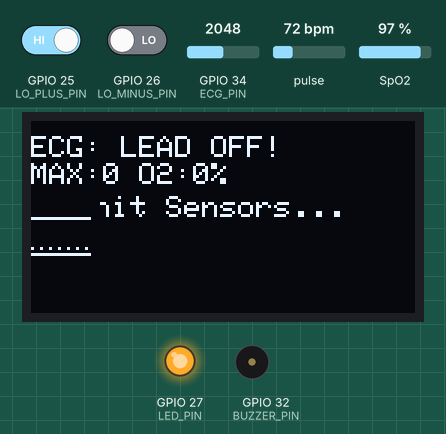
This program was run on a simulated ESP32. Parts: 128×64 one-colour display, output pins drawn as LEDs (lit = HIGH), buzzer (waves = sounding, pin HIGH). The test bench sets the inputs (shaded band); at power-on: pulse 72 bpm, GPIO 25 (LO_PLUS_PIN) HIGH, GPIO 26 (LO_MINUS_PIN) LOW, GPIO 34 (ECG_PIN) = 2048, SpO2 97 %. WiFi joins after 1.5 s; servers stay silent unless stated; the local clock reads 2024-03-15 10:24:30 at power-on unless the program sets it; storage starts empty; what the program prints to the serial monitor is not drawn.

Above: at 2.7 s.
2.8 s: pulse set to 42 bpm
At 2.91 s:
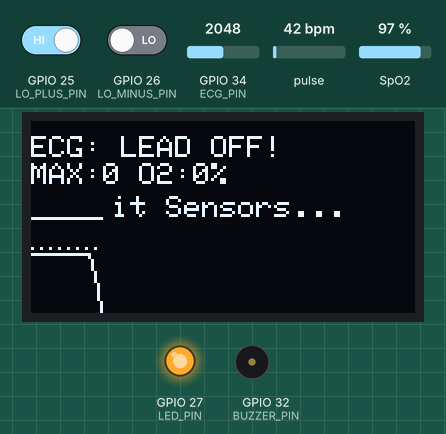
4.6 s: GPIO 25 (LO_PLUS_PIN) driven LOW
At 4.8 s:
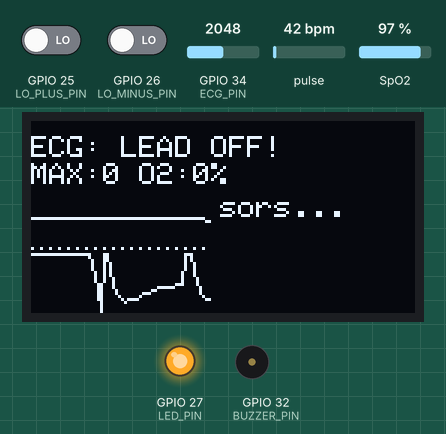
6.2 s: GPIO 25 (LO_PLUS_PIN) driven HIGH
At 8.46 s:
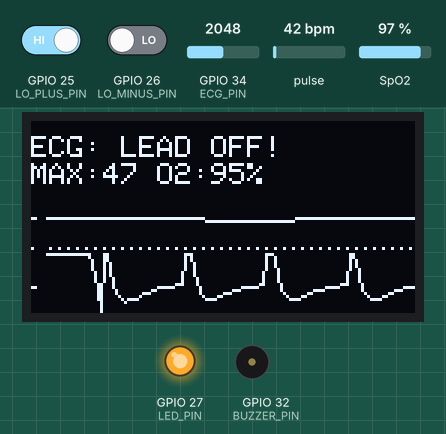
9.2 s: pulse set to 70 bpm
At 9.31 s:
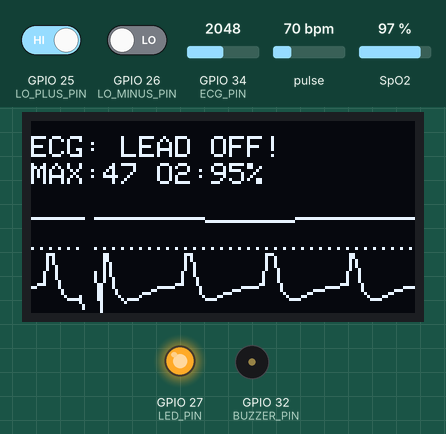
10.7 s: pulse set to 100 bpm
At 10.78 s:
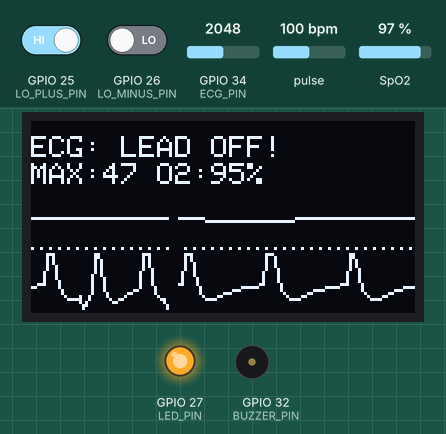
12.2 s: GPIO 25 (LO_PLUS_PIN) driven LOW
At 15.17 s:
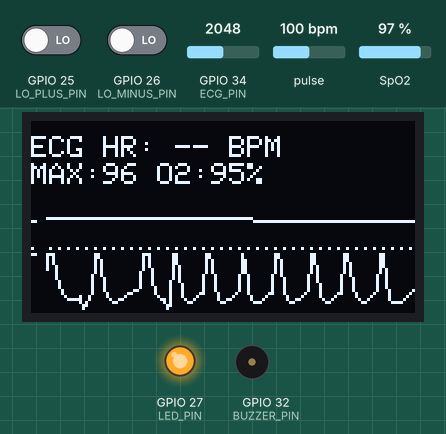

The program:

main.cpp
```cpp
#include <Arduino.h>
#include <esp_task_wdt.h>
#include <Wire.h>

#include "sd_logger.h"
#include "display_oled.h"
#include "web_manager.h"
#include "sensor_ecg.h"
#include "sensor_max30102.h"

// ==========================================
// BIẾN TRUNG TÂM (Dùng chung cho các module)
// ==========================================
bool isLeadsOff = false;
int fingerState = 0;
String statusMsg = "READY";

float ecgFiltered = 2048;
int ecgBeatAvg = 0;
int yPos_ECG = 0;

int ppgFiltered = 0;
int yPos_PPG_current = 53;
int maxBeatAvg = 0;
int currentSpO2 = 0;

// CÁC BIẾN MỚI CHO TÍNH TOÁN PAT
unsigned long lastEcgTime = 0;
unsigned long lastPpgTime = 0;
bool newPpgBeat = false;
int currentPAT = 0;

// Cấu hình vòng lặp
unsigned long lastSampleTime = 0;
const int SAMPLE_INTERVAL = 4;
unsigned long lastLogTime = 0;
const int LOG_INTERVAL = 1000;

// Cấu hình Mạng
const char* ssid = "Trâm Anh";
const char* password = "12345678";

void setup() {
    Serial.begin(115200);
    Serial.println("\n--- ESP32 KHOI DONG ---");

    Wire.begin();
    Wire.setClock(400000);

    initOLED();
    initSDCard(4);
    initECG();
    initMAX30102();
    initWiFiAndWeb(ssid, password);

    esp_task_wdt_init(5, true);
    esp_task_wdt_add(NULL);
}

void loop() {
    esp_task_wdt_reset();

    unsigned long currentMillis = millis();

    // ----------------------------------------------------
    // 1. CHU KỲ 4ms: ĐỌC CẢM BIẾN VÀ CẬP NHẬT MÀN HÌNH
    // ----------------------------------------------------
    if (currentMillis - lastSampleTime >= SAMPLE_INTERVAL) {
        lastSampleTime = currentMillis;

        // Cập nhật hàm gọi với đầy đủ các tham số timestamp
        processECG(isLeadsOff, yPos_ECG, ecgFiltered, ecgBeatAvg, lastEcgTime);
        processMAX30102(fingerState, ppgFiltered, yPos_PPG_current, maxBeatAvg, currentSpO2, statusMsg, isLeadsOff, newPpgBeat, lastPpgTime);

        // TÍNH TOÁN PAT: Tính độ trễ giữa đỉnh ECG và đỉnh PPG
        if (newPpgBeat) {
            if (lastPpgTime > lastEcgTime) {
                int calcPAT = lastPpgTime - lastEcgTime;
                // Lọc nhiễu: Giữ lại các giá trị PAT hợp lý trong khoảng sinh lý học (50ms - 400ms)
                if (calcPAT > 50 && calcPAT < 400) {
                    currentPAT = calcPAT;
                }
            }
        }

        drawWaveforms(yPos_ECG, yPos_PPG_current, isLeadsOff, ecgBeatAvg, maxBeatAvg, currentSpO2, fingerState);

        static int wsCounter = 0;
        wsCounter++;
        if (wsCounter >= 10) {
            wsCounter = 0;
            // Cập nhật tham số currentPAT để đẩy lên Web
            sendDataToWeb(ecgFiltered, ppgFiltered, ecgBeatAvg, maxBeatAvg, currentSpO2, currentPAT, statusMsg);
        }
    }

    // ----------------------------------------------------
    // 2. CHU KỲ 1 GIÂY: LƯU THẺ NHỚ
    // ----------------------------------------------------
    if (currentMillis - lastLogTime >= LOG_INTERVAL) {
        lastLogTime = currentMillis;
        if (isRecording && (fingerState == 1 || ecgBeatAvg > 0)) {
            // Cập nhật tham số currentPAT để ghi vào thẻ SD
            logDataToSD(currentMillis, ecgBeatAvg, maxBeatAvg, currentSpO2, currentPAT);
        }
    }

    cleanupWebClients();
}
```

display_oled.h
```cpp
#ifndef DISPLAY_OLED_H
#define DISPLAY_OLED_H

#include <Arduino.h>
#include <SPI.h>
#include <Adafruit_GFX.h>
#include <Adafruit_SSD1306.h>

// Định nghĩa ranh giới đồ thị để main.cpp cũng dùng được
const int GRAPH_ECG_TOP = 23;
const int GRAPH_ECG_BOTTOM = 42;
const int GRAPH_PPG_TOP = 44;
const int GRAPH_PPG_BOTTOM = 63;

// Các hàm sẽ được main.cpp gọi
void initOLED();
void drawWaveforms(int yPos_ECG, int yPos_PPG_current, bool isLeadsOff, int ecgBeatAvg, int maxBeatAvg, int currentSpO2, int fingerState);

#endif
```

sd_logger.h
```cpp
#ifndef SD_LOGGER_H
#define SD_LOGGER_H

#include <Arduino.h>
#include <FS.h>
#include <SD.h>
#include <time.h>

void initSDCard(int csPin);
void markNewSession();
void logDataToSD(unsigned long currentMillis, int ecgBeatAvg, int maxBeatAvg, int currentSpO2, int currentPAT);
bool resetSDCard();

#endif
```

sensor_ecg.h
```cpp
#ifndef SENSOR_ECG_H
#define SENSOR_ECG_H

#include <Arduino.h>

void initECG();
void processECG(bool &isLeadsOff, int &yPos_ECG, float &ecgFiltered, int &ecgBeatAvg, unsigned long &lastEcgTime);

#endif
```

sensor_max30102.h
```cpp
#ifndef SENSOR_MAX30102_H
#define SENSOR_MAX30102_H

#include <Arduino.h>
#include <Wire.h>
#include "MAX30105.h"
#include "heartRate.h"
#include "spo2_algorithm.h"

void initMAX30102();
void processMAX30102(int &fingerState, int &ppgFiltered, int &yPos_PPG_current, int &maxBeatAvg, int &currentSpO2, String &statusMsg, bool isLeadsOff, bool &newPpgBeat, unsigned long &lastPpgTime);

#endif
```

web_manager.h
```cpp
#ifndef WEB_MANAGER_H
#define WEB_MANAGER_H

#include <Arduino.h>
#include <WiFi.h>
#include <AsyncTCP.h>
#include <ESPAsyncWebServer.h>
#include <ESPmDNS.h>
#include <time.h>

extern bool isRecording;

void initWiFiAndWeb(const char* ssid, const char* password);
void sendDataToWeb(float ecgFiltered, int ppgFiltered, int ecgBeatAvg, int maxBeatAvg, int currentSpO2, int currentPAT, String statusMsg);
void cleanupWebClients();

#endif
```

display_oled.cpp
```cpp
#include "display_oled.h"

#define SCREEN_WIDTH 128
#define SCREEN_HEIGHT 64
#define OLED_MOSI   23
#define OLED_CLK    18
#define OLED_DC     16
#define OLED_CS     5
#define OLED_RESET  17

Adafruit_SSD1306 display(SCREEN_WIDTH, SCREEN_HEIGHT, &SPI, OLED_DC, OLED_RESET, OLED_CS);

// BIẾN ĐỒ THỊ OLED CHỈ DÙNG NỘI BỘ TRONG FILE NÀY
int xPos = 0;
int lastY_ECG = 32;
int lastY_PPG = 53;

// 1. Khởi tạo màn hình
void initOLED() {
    Serial.println("1. Dang khoi tao OLED SPI...");
    if(!display.begin(SSD1306_SWITCHCAPVCC)) {
        Serial.println("-> LOI: Khong khoi tao duoc OLED!");
        while (1);
    }
    display.clearDisplay();
    display.setTextColor(WHITE);
    display.setTextSize(1);
    display.setCursor(15, 25);
    display.print("Init Sensors...");
    display.display();
}

// 2. Vẽ đồ thị đè lên nhau (chạy theo xCompress)
void drawWaveforms(int yPos_ECG, int yPos_PPG_current, bool isLeadsOff, int ecgBeatAvg, int maxBeatAvg, int currentSpO2, int fingerState) {
    static int xCompress = 0;
    static int peakY_ECG = GRAPH_ECG_BOTTOM;

    // Lưu điểm nhọn nhất của ECG
    if (yPos_ECG < peakY_ECG) peakY_ECG = yPos_ECG;
    xCompress++;

    if (xCompress >= 10) {
        xCompress = 0;
        // Quét dọn 4 pixel phía trước
        int clearWidth = 4;
        for (int i = 0; i < clearWidth; i++) {
            int clearX = (xPos + i) % 128;
            display.drawLine(clearX, GRAPH_ECG_TOP, clearX, GRAPH_ECG_BOTTOM, BLACK);
            display.drawLine(clearX, GRAPH_PPG_TOP, clearX, GRAPH_PPG_BOTTOM, BLACK);
        }

        // Vạch phân cách đứt nét
        if (xPos % 3 == 0) display.drawPixel(xPos, GRAPH_PPG_TOP - 2, WHITE);

        if (xPos == 0) {
            display.fillRect(0, 0, 128, 22, BLACK);
            display.setTextSize(1);
            display.setCursor(0, 5);
            if (isLeadsOff) {
                display.print("ECG: LEAD OFF!");
            } else {
                display.print("ECG HR: ");
                if (ecgBeatAvg > 0) display.print(ecgBeatAvg);
                else display.print("--");
                display.print(" BPM");
            }

            display.setCursor(0, 14);
            if (fingerState == 1) {
                display.print("MAX:"); display.print(maxBeatAvg);
                display.print(" O2:"); display.print(currentSpO2); display.print("%");
            } else {
                display.print("MAX: No Finger");
            }

            lastY_ECG = peakY_ECG;
            lastY_PPG = yPos_PPG_current;
        } else {
            // Nối điểm
            display.drawLine(xPos - 1, lastY_ECG, xPos, peakY_ECG, WHITE);
            display.drawLine(xPos - 1, lastY_PPG, xPos, yPos_PPG_current, WHITE);
            lastY_ECG = peakY_ECG;
            lastY_PPG = yPos_PPG_current;
        }

        peakY_ECG = GRAPH_ECG_BOTTOM;
        xPos++;
        if (xPos >= 128) xPos = 0;

        if (xPos % 2 == 0) display.display();
    }
}
```

sd_logger.cpp
```cpp
#include "sd_logger.h"

void initSDCard(int csPin) {
    Serial.println("1.5. Dang khoi tao The Nho SD...");
    if (!SD.begin(csPin)) {
        Serial.println("-> LOI: Khong tim thay the nho SD hoac loi chan CS!");
    } else {
        Serial.println("-> The Nho SD OK!");
        File dataFile = SD.open("/dulieu_benhnhan.csv", FILE_APPEND);
        if (dataFile) {
            // THÊM CỘT PAT VÀO HEADER FILE CSV
            dataFile.println("Thoi_Gian,NhipTim_ECG,NhipTim_MAX30102,SpO2(%),PAT(ms)");
            dataFile.close();
        }
    }
}

void markNewSession() {
    File dataFile = SD.open("/dulieu_benhnhan.csv", FILE_APPEND);
    if (dataFile) {
        dataFile.println("---NEW_SESSION---,0,0,0,0");
        dataFile.close();
        Serial.println("-> Da danh dau Phien do moi!");
    }
}

void logDataToSD(unsigned long currentMillis, int ecgBeatAvg, int maxBeatAvg, int currentSpO2, int currentPAT) {
    File dataFile = SD.open("/dulieu_benhnhan.csv", FILE_APPEND);
    if (dataFile) {
        struct tm timeinfo;
        if (getLocalTime(&timeinfo, 0)) {
            char timeStringBuff[64];
            strftime(timeStringBuff, sizeof(timeStringBuff), "%d/%m/%Y %H:%M:%S", &timeinfo);
            dataFile.print(timeStringBuff);
        } else {
            dataFile.print(currentMillis);
        }
        dataFile.print(","); dataFile.print(ecgBeatAvg);
        dataFile.print(","); dataFile.print(maxBeatAvg);
        dataFile.print(","); dataFile.print(currentSpO2);
        // GHI THÊM PAT XUỐNG DÒNG CUỐI CÙNG
        dataFile.print(","); dataFile.println(currentPAT);
        dataFile.close();
    }
}

bool resetSDCard() {
    if (SD.exists("/dulieu_benhnhan.csv")) {
        SD.remove("/dulieu_benhnhan.csv");
    }
    File dataFile = SD.open("/dulieu_benhnhan.csv", FILE_WRITE);
    if (dataFile) {
        // CẬP NHẬT HEADER KHI RESET THẺ MỚI
        dataFile.println("Thoi_Gian,NhipTim_ECG,NhipTim_MAX30102,SpO2(%),PAT(ms)");
        dataFile.close();
        return true;
    }
    return false;
}
```

sensor_ecg.cpp
```cpp
#include "sensor_ecg.h"
#include "display_oled.h"

const int ECG_PIN = 34;
const int LO_PLUS_PIN = 25;
const int LO_MINUS_PIN = 26;
const int BUZZER_PIN = 32;

int ecgRaw = 0;
unsigned long lastEcgBeatTime = 0;
bool ecgBeatDetected = false;
unsigned long beepStartTime = 0;
bool isBeeping = false;

void initECG() {
    pinMode(BUZZER_PIN, OUTPUT);
    digitalWrite(BUZZER_PIN, LOW);
    pinMode(LO_PLUS_PIN, INPUT);
    pinMode(LO_MINUS_PIN, INPUT);
}

void processECG(bool &isLeadsOff, int &yPos_ECG, float &ecgFiltered, int &ecgBeatAvg, unsigned long &lastEcgTime) {
    isLeadsOff = (digitalRead(LO_PLUS_PIN) == 1 || digitalRead(LO_MINUS_PIN) == 1);
    yPos_ECG = 0;

    if (!isLeadsOff) {
        ecgRaw = analogRead(ECG_PIN);
        static int ecgBuffer[5];
        static int ecgIndex = 0;
        ecgBuffer[ecgIndex] = ecgRaw;
        ecgIndex = (ecgIndex + 1) % 5;
        long sum = 0;
        for(int i=0; i<5; i++) sum += ecgBuffer[i];
        int smoothedRaw = sum / 5;

        ecgFiltered = (ecgFiltered * 0.6) + (smoothedRaw * 0.4);
        if (ecgFiltered > 4000) ecgFiltered = 4000;
        if (ecgFiltered < 100) ecgFiltered = 100;

        if (ecgFiltered > 2400 && !ecgBeatDetected && (millis() - lastEcgBeatTime > 300)) {
            int bpm = 60000 / (millis() - lastEcgBeatTime);
            lastEcgBeatTime = millis();
            if (bpm > 40 && bpm < 180) {
                ecgBeatAvg = (ecgBeatAvg == 0) ? bpm : (ecgBeatAvg * 0.7) + (bpm * 0.3);
            }
            ecgBeatDetected = true;
            if (ecgBeatAvg >= 50 && ecgBeatAvg <= 120) {
                 digitalWrite(BUZZER_PIN, HIGH);
                 beepStartTime = millis(); isBeeping = true;
            }
        }
        if (ecgFiltered < 2100) ecgBeatDetected = false;

        // TRUYỀN THỜI GIAN ĐỈNH R RA NGOÀI
        lastEcgTime = lastEcgBeatTime;

        if (ecgBeatAvg > 0) {
            if (ecgBeatAvg < 50 || ecgBeatAvg > 120) {
                 digitalWrite(BUZZER_PIN, HIGH);
            } else {
                if (isBeeping && (millis() - beepStartTime > 50)) {
                     digitalWrite(BUZZER_PIN, LOW);
                     isBeeping = false;
                }
            }
        }
        yPos_ECG = map((int)ecgFiltered, 1000, 3000, GRAPH_ECG_BOTTOM, GRAPH_ECG_TOP);
        yPos_ECG = constrain(yPos_ECG, GRAPH_ECG_TOP, GRAPH_ECG_BOTTOM);
    } else {
        yPos_ECG = (GRAPH_ECG_TOP + GRAPH_ECG_BOTTOM) / 2;
        ecgBeatAvg = 0;
        digitalWrite(BUZZER_PIN, LOW);
    }
}
```

sensor_max30102.cpp
```cpp
#include "sensor_max30102.h"
#include "display_oled.h"

MAX30105 particleSensor;

const int LED_PIN = 27;
const int SPO2_OFFSET = -2;

long ppg_dcFilter = 0;
int ppg_lastAcSignal = 0;

uint32_t irBuffer[100];
uint32_t redBuffer[100];
int bufferIndex = 0;
int8_t validSPO2;
int32_t maxHeartRate = 0;
int8_t validMaxHR;
long lastMaxBeat = 0;
byte rates[5];
byte rateSpot = 0;

void initMAX30102() {
    pinMode(LED_PIN, OUTPUT);
    digitalWrite(LED_PIN, HIGH);

    Serial.println("2. Dang khoi tao MAX30102...");
    if (!particleSensor.begin(Wire, I2C_SPEED_FAST)) {
        Serial.println("-> LOI: Khong tim thay MAX30102!");
        while (1);
    }
    particleSensor.setup();
    particleSensor.setPulseAmplitudeRed(0);
    particleSensor.setPulseAmplitudeIR(0x1F);
    particleSensor.setSampleRate(100);
}

void processMAX30102(int &fingerState, int &ppgFiltered, int &yPos_PPG_current, int &maxBeatAvg, int &currentSpO2, String &statusMsg, bool isLeadsOff, bool &newPpgBeat, unsigned long &lastPpgTime) {

    newPpgBeat = false; // Reset cờ báo nhịp mới ở mỗi chu kỳ quét

    particleSensor.check();
    if (particleSensor.available()) {
        uint32_t irValue = particleSensor.getFIFOIR();
        uint32_t redValue = particleSensor.getFIFORed();
        particleSensor.nextSample();

        if (irValue > 20000) {
            ppg_dcFilter = (ppg_dcFilter * 15 + irValue) / 16;
            int acSignal = irValue - ppg_dcFilter;
            int sharpSignal = (acSignal + ppg_lastAcSignal) / 2;
            ppg_lastAcSignal = acSignal;
            ppgFiltered = sharpSignal;
            yPos_PPG_current = map(sharpSignal, -120, 120, GRAPH_PPG_BOTTOM, GRAPH_PPG_TOP);
            yPos_PPG_current = constrain(yPos_PPG_current, GRAPH_PPG_TOP, GRAPH_PPG_BOTTOM);
        } else {
            ppgFiltered = 0;
            yPos_PPG_current = GRAPH_PPG_BOTTOM;
        }

        if (irValue > 20000) {
            if (fingerState == 0) {
                fingerState = 1;
                particleSensor.setPulseAmplitudeRed(0x1F);
                bufferIndex = 0;
            }
            statusMsg = "DANG DO...";

            if (checkForBeat(irValue) == true) {
                long delta = millis() - lastMaxBeat;
                lastMaxBeat = millis();

                // XUẤT THỜI GIAN VÀ CỜ BÁO NHỊP MỚI RA NGOÀI
                newPpgBeat = true;
                lastPpgTime = lastMaxBeat;

                float bpm = 60 / (delta / 1000.0);
                if (bpm > 40 && bpm < 180) {
                    rates[rateSpot++] = (byte)bpm;
                    if (rateSpot >= 5) rateSpot = 0;
                    int total = 0, count = 0;
                    for (byte x = 0; x < 5; x++) {
                        if (rates[x] > 0) { total += rates[x]; count++; }
                    }
                    if (count > 0) maxBeatAvg = total / count;
                }
            }

            irBuffer[bufferIndex] = irValue;
            redBuffer[bufferIndex] = redValue;
            bufferIndex++;

            if (bufferIndex >= 100) {
                maxim_heart_rate_and_oxygen_saturation(irBuffer, 100, redBuffer, (int32_t*)&currentSpO2, &validSPO2, &maxHeartRate, &validMaxHR);
                if (validSPO2 == 1 && currentSpO2 > 80) {
                    currentSpO2 += SPO2_OFFSET;
                    if (currentSpO2 > 99) currentSpO2 = 99;
                } else currentSpO2 = 0;

                for (byte i = 25; i < 100; i++) {
                    irBuffer[i - 25] = irBuffer[i];
                    redBuffer[i - 25] = redBuffer[i];
                }
                bufferIndex = 75;
            }
        } else {
            if (fingerState == 1) {
                fingerState = 0;
                particleSensor.setPulseAmplitudeRed(0);
                maxBeatAvg = 0; currentSpO2 = 0; bufferIndex = 0;
            }
            statusMsg = "CHUA CO TAY";
        }
    }
    if (isLeadsOff) statusMsg = "ECG: LEAD OFF!";
}
```

Source omitted: webpage.h (21954 bytes), web_manager.cpp (4095 bytes)
